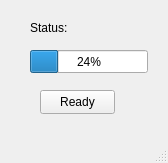
<?xml version="1.0" encoding="UTF-8"?>
<ui version="4.0">
 <class>TestStatusPage</class>
 <widget class="QMainWindow" name="TestStatusPage">
  <property name="geometry">
   <rect>
    <x>0</x>
    <y>0</y>
    <width>168</width>
    <height>163</height>
   </rect>
  </property>
  <property name="windowTitle">
   <string>MainWindow</string>
  </property>
  <widget class="QWidget" name="centralwidget">
   <widget class="QLabel" name="label_Status">
    <property name="geometry">
     <rect>
      <x>30</x>
      <y>20</y>
      <width>49</width>
      <height>16</height>
     </rect>
    </property>
    <property name="text">
     <string>Status:</string>
    </property>
   </widget>
   <widget class="QPushButton" name="pushButton_Ready">
    <property name="geometry">
     <rect>
      <x>40</x>
      <y>90</y>
      <width>75</width>
      <height>24</height>
     </rect>
    </property>
    <property name="text">
     <string>Ready</string>
    </property>
   </widget>
   <widget class="QProgressBar" name="progressBar">
    <property name="geometry">
     <rect>
      <x>30</x>
      <y>50</y>
      <width>118</width>
      <height>23</height>
     </rect>
    </property>
    <property name="value">
     <number>24</number>
    </property>
   </widget>
   <widget class="QLabel" name="label_Current_Status">
    <property name="geometry">
     <rect>
      <x>78</x>
      <y>20</y>
      <width>71</width>
      <height>20</height>
     </rect>
    </property>
    <property name="text">
     <string/>
    </property>
   </widget>
  </widget>
  <widget class="QMenuBar" name="menubar">
   <property name="geometry">
    <rect>
     <x>0</x>
     <y>0</y>
     <width>168</width>
     <height>22</height>
    </rect>
   </property>
  </widget>
  <widget class="QStatusBar" name="statusbar"/>
 </widget>
 <resources/>
 <connections/>
</ui>
